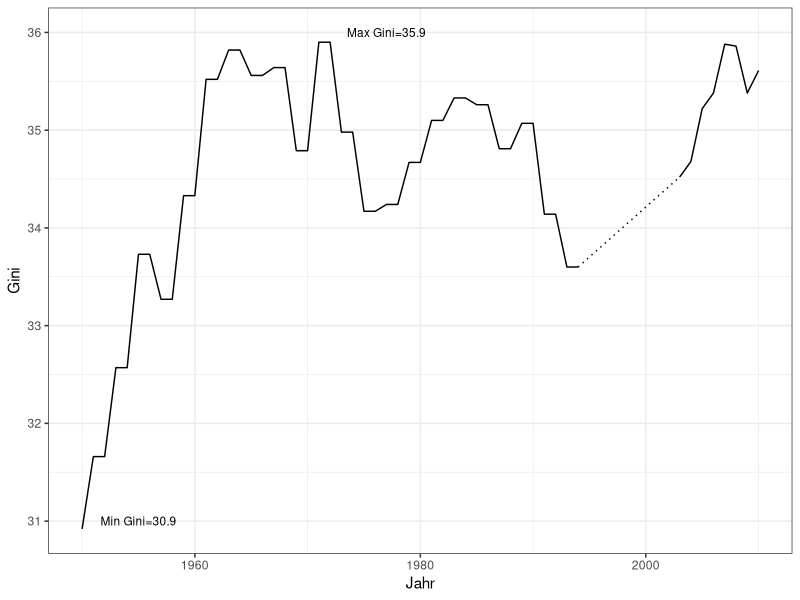
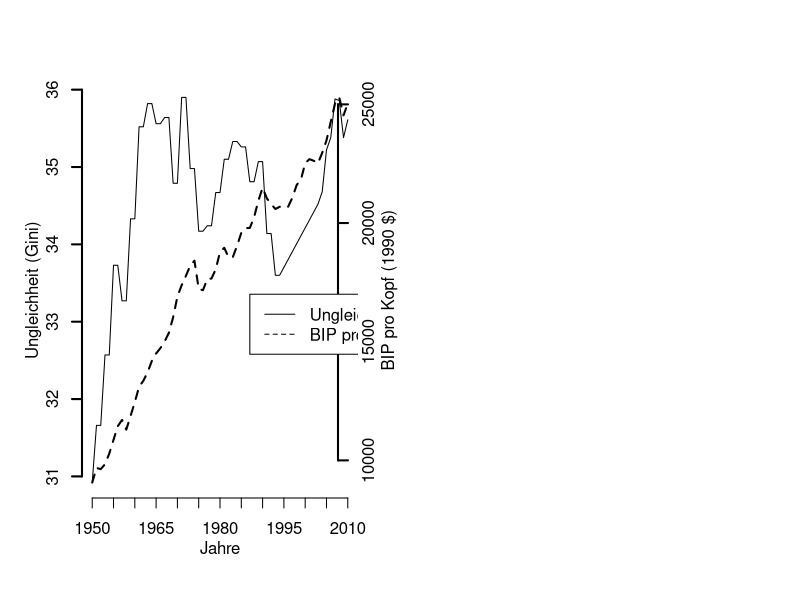
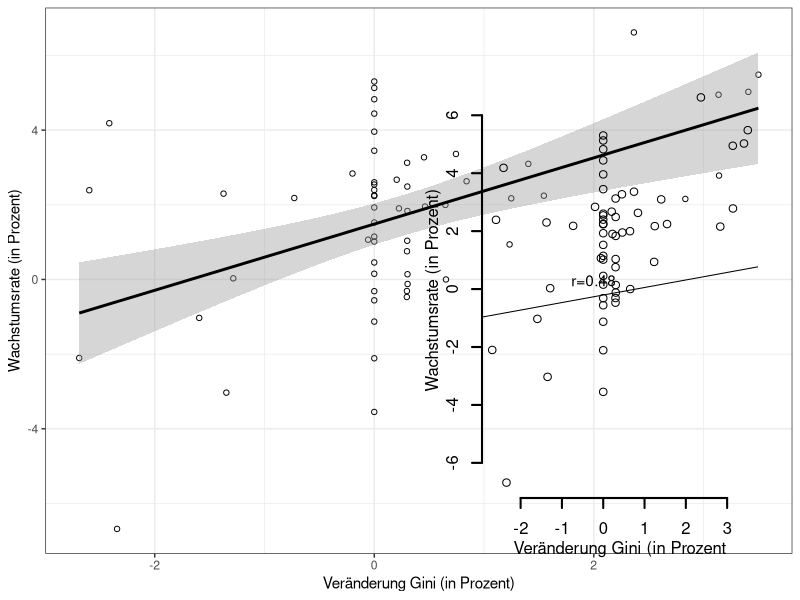
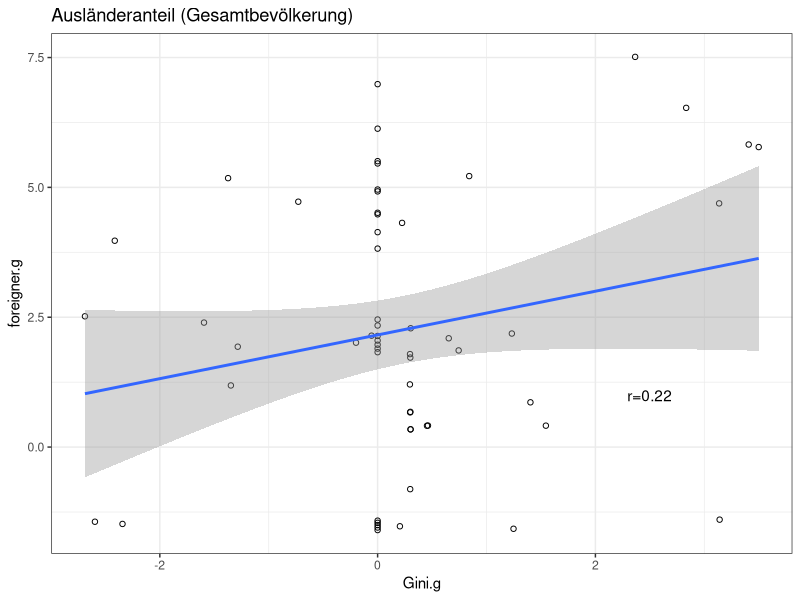
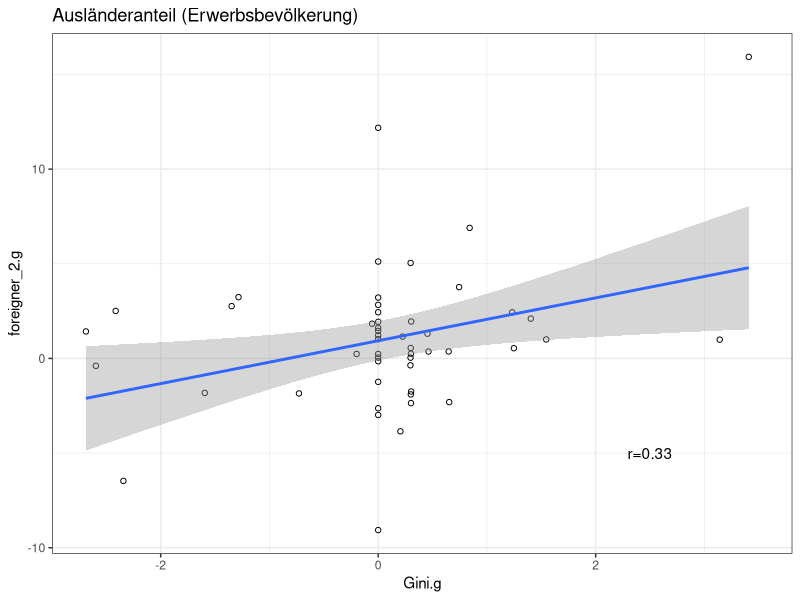
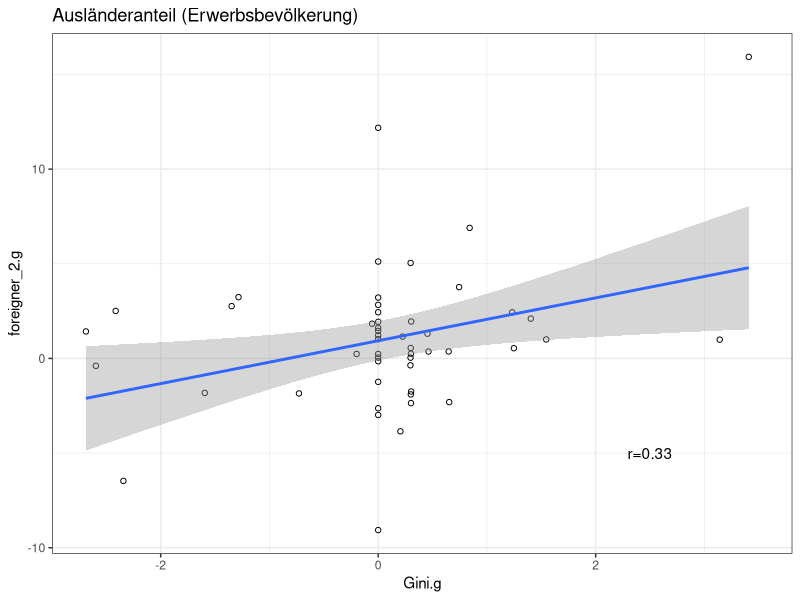

Source code (R) for these figures, in order:


## program:     macro.pattern.inequality 
## task:        find patterns in macro changes associated with inequality
## project:     inequality of income and wealth in switzerland
## subproject:  sgs-congressbook
## author:      Oliver Hümbelin
## date:        February2014

##
# load packages

library(reshape2)
library(ggplot2)
library(zoo)
library(plyr)
#library(devtools)
#install_github("rCharts","ramnathv")
#library(rCharts)

##
# Prepare data

# load data

setwd("/Users/oliverhuembelin/kongressband") 
macrodata<-read.table("data/Macro_indicators_gini.csv", header = TRUE, sep = ";")

# Fill gap's with linear interpolation

macrodataZoo <- zoo(macrodata)
index(macrodataZoo) <- macrodataZoo[,1]
macrodata<- na.approx(macrodataZoo)
macrodata<-data.frame(macrodata)


# Restrict dataset to 1950-2010

macro<-subset(macrodata,Year>1949)


# Adding variables wiht change rates
colnames(macro)[which(colnames(macro) == 'mdp.g')] <- 'Mdp.g'
growth<-function(x) c(NA,diff(log(x))*100)
macro.g<-sapply(macro[,c(2:16)],FUN=growth)
colnames(macro.g)<-paste(colnames(macro.g),".g",sep="")
macro<-cbind(macro,macro.g)


###
# Analysis


# Gini from 1950 to 2010

subset1<-subset(macro,Year<1995)
subset2<-subset(macro,Year>1993 & Year<2004)
subset3<-subset(macro,Year>2002)

min(macro$Gini)
max(macro$Gini)
macro$Year[macro$Gini==min(macro$Gini)]
macro$Year[macro$Gini==max(macro$Gini)]

ggplot(macro, aes(x=Year,y=Gini))+
  geom_line(aes(x=Year,y=Gini),subset1)+
  geom_line(aes(x=Year,y=Gini),subset3)+
  geom_line(aes(x=Year,y=Gini),linetype="dotted",subset2) +
  xlab("Jahr") +
  annotate("text", x = 1955, y = 31, label = "Min Gini=30.9",size=3) +
  annotate("text", x = 1977, y = 36, label = "Max Gini=35.9",size=3) +
  theme_bw()

##
# Gini and economic growth

par(mfrow = c(1,2))

attach(macro)
plot(Year, Gini, axes=F, ylim=c(min(Gini),max(Gini)), xlab="", ylab="",type="l",col="black", main="",xlim=c(1950,2010))
#points(Year,Gini,pch=20,col="black")
axis(2, ylim=c(0,max(Gini)),col="black",lwd=2)
mtext(2,text="Ungleichheit (Gini)",line=2)
par(new=T)
plot(Year, mdp, axes=F, ylim=c(min(mdp,na.rm=TRUE),max(mdp,na.rm=TRUE)), xlab="", ylab="", 
     type="l",lty=2, main="",xlim=c(1950,2010),lwd=2)
axis(4, ylim=c(min(mdp,na.rm=TRUE),max(mdp,na.rm=TRUE)),lwd=2,line=-1)
#points(Year, mdp,pch=20)
mtext(4,text="BIP pro Kopf (1990 $)",line=1)
axis(1,pretty(range(Year),10))
mtext("Jahre",side=1,col="black",line=2)
legend(x=1987,y=17000,legend=c("Ungleichheit","BIP pro Kopf "),lty=c(1,2))
detach(macro)

# Wirtschaftswachstum (mit Change rates)

r<-cor.test(x=macro$Gini.g,y=macro$mdp.g,use="complete.obs",method="pearson")
r

# Visualize correlation..
# ... with ggplot2
g.mdp<-ggplot(macro,aes(x=Gini.g,y=mdp.g)) +
  geom_point(shape=1)+ 
  geom_smooth(method=lm,colour="black") +
  theme_bw() + 
  annotate("text", x = 2, y = -0.02, label = "r=0.48") +
  ylab("Wachstumsrate (in Prozent)") + 
  xlab("Veränderung Gini (in Prozent)") 
g.mdp

# ... with classic plot
attach(macro)
plot(Gini.g, mdp.g, axes=F, ylim=c(min(mdp.g,na.rm=TRUE),max(mdp.g,na.rm=TRUE)), xlab="", ylab="",type="p",col="black", main="",xlim=c(min(Gini.g,na.rm=TRUE),max(Gini.g,na.rm=TRUE)))
axis(2, ylim=c(-7,7),col="black",lwd=2)
mtext(2,text="Wachstumsrate (in Prozent)",line=2)
axis(1,xlim=c(-4,4),col="black",lwd=2)
mtext("Veränderung Gini (in Prozent",side=1,col="black",line=2)
abline(lm(Gini.g~mdp.g))
detach(macro)
par(mfrow = c(1,1))

##
# time-series with two axis # doesn't work

#http://stackoverflow.com/questions/18535665/rcharts-adding-second-y-axis-to-time-series

#h<-Highcharts$new()
#h$xAxis(categories = macro$year)
#h$yAxis(list(title = list(text = 'Ungleichheit')), list(title = list(text = 'BIP pro Person (1990$)"'), opposite = TRUE))
#h$series(name="Ungleichheit",type="spline",data=macro$Gini,yAxis=1)
#h$series(name="BIP pro Person (1990$)",type="spline",data=macro$mdp,yAxis=2)
#h$printChart()



#######
# Correlation and Regressionmodel

cor(x=macro$Gini.g,y=macro[,c(19:33)],use="pairwise.complete.obs",method="pearson")

model<-lm(Gini.g~1+foreigner.g+altersquotient.g+unempILO.g+sozialquote.g+mdp.g,macro)
summary(model)
model.2<-lm(Gini.g~1+sozialquote.g+mdp.g+HHp1,macro)
summary(model.2)
model<-lm(Gini.g~1+foreigner.g+altersquotient.g+unempILO.g+sozialquote.g+mdp.g+sector2.g+sector3.g,macro)
summary(model)

##
# Kuznet müsste speziell modelliert werden. Es ist ja eine Gleichgewichtsfrage. Mit Interaktionen.


####
# Scatterplot with growth rates

# Ausländeranteil (Gesamtbevölkerung)

r<-cor(x=macro$Gini.g,y=macro$foreigner.g,use="complete.obs",method="pearson")
r

g1<-ggplot(macro,aes(x=Gini.g,y=foreigner.g)) +
geom_point(shape=1)+ 
  geom_smooth(method=lm) +
  theme_bw() + 
  annotate("text", x = 2.5, y = 1, label = "r=0.22") 
g1 + ggtitle("Ausländeranteil (Gesamtbevölkerung)")

# Ausländeranteil (Erwerbsbevölkerung)

r<-cor(x=macro$Gini.g,y=macro$foreigner_2.g,use="complete.obs",method="pearson")
r

g2<-ggplot(macro,aes(x=Gini.g,y=foreigner_2.g)) +
  geom_point(shape=1)+ 
  geom_smooth(method=lm) +
  theme_bw() + 
  annotate("text", x = 2.5, y = -5, label = "r=0.33") 
g2 + ggtitle("Ausländeranteil (Erwerbsbevölkerung)")

# Altersquotient

r<-cor(x=macro$Gini.g,y=macro$altersquotient.g,use="complete.obs",method="pearson")
r

g2<-ggplot(macro,aes(x=Gini.g,y=foreigner_2.g)) +
  geom_point(shape=1)+ 
  geom_smooth(method=lm) +
  theme_bw() + 
  annotate("text", x = 2.5, y = -5, label = "r=0.33") 
g2 + ggtitle("Ausländeranteil (Erwerbsbevölkerung)")

  





